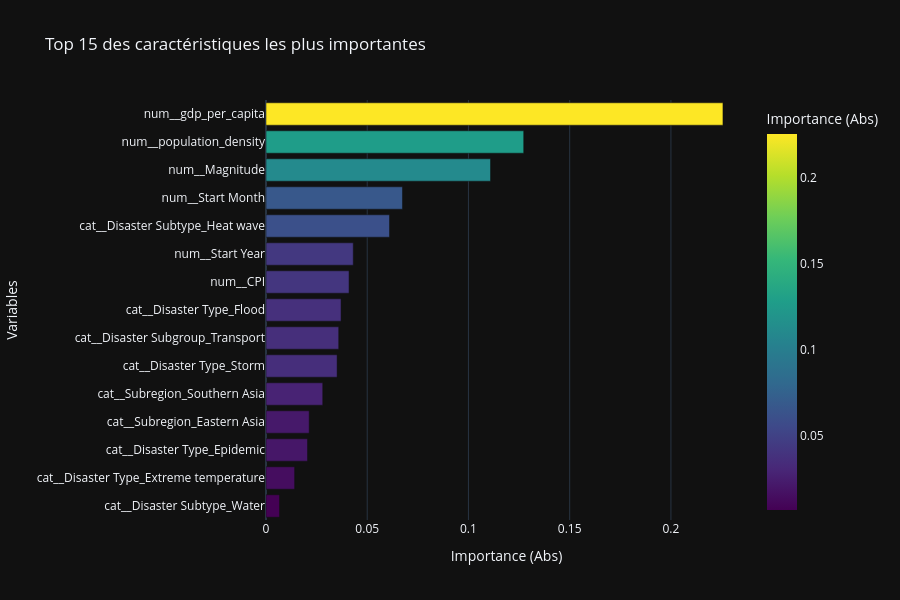

This figure's notebook cell:
### Code cell
import plotly.express as px

# 1. On ne garde que les 15 variables les plus importantes
df_plot = feature_importance.sort_values(by="coefficients", ascending=False).head(15)

# 2. Création du graphique (on passe en horizontal pour plus de lisibilité)
fig = px.bar(
    df_plot, 
    x="coefficients",        # Inversion x et y
    y="feature_names", 
    orientation='h',         # Barre horizontale : plus facile de lire les noms
    title="Top 15 des caractéristiques les plus importantes",
    labels={"feature_names": "Variables", "coefficients": "Importance (Abs)"},
    color="coefficients",
    color_continuous_scale="Viridis"
)

# 3. On ajuste la mise en page
fig.update_layout(
    yaxis={'categoryorder':'total ascending'}, # Trie les barres de la plus grande à la plus petite
    template="plotly_dark",
    height=600  # On réduit un peu la hauteur puisqu'il y a moins de barres
)

fig.show()

### Figure 1 — Plotly figure (JSON) as saved in the notebook; plotly's stock layout.template omitted (floating-point values rounded to 4 significant figures)
{"data": [{"hovertemplate": "Importance (Abs)=%{marker.color}<br>Variables=%{y}<extra></extra>", "legendgroup": "", "marker": {"color": [0.2257, 0.1273, 0.1109, 0.06742, 0.061, 0.04311, 0.04102, 0.03707, 0.03591, 0.03512, 0.02803, 0.02134, 0.0205, 0.01414, 0.006667], "coloraxis": "coloraxis", "pattern": {"shape": ""}}, "name": "", "orientation": "h", "showlegend": false, "textposition": "auto", "type": "bar", "x": [0.2257, 0.1273, 0.1109, 0.06742, 0.061, 0.04311, 0.04102, 0.03707, 0.03591, 0.03512, 0.02803, 0.02134, 0.0205, 0.01414, 0.006667], "xaxis": "x", "y": ["num__gdp_per_capita", "num__population_density", "num__Magnitude", "num__Start Month", "cat__Disaster Subtype_Heat wave", "num__Start Year", "num__CPI", "cat__Disaster Type_Flood", "cat__Disaster Subgroup_Transport", "cat__Disaster Type_Storm", "cat__Subregion_Southern Asia", "cat__Subregion_Eastern Asia", "cat__Disaster Type_Epidemic", "cat__Disaster Type_Extreme temperature", "cat__Disaster Subtype_Water"], "yaxis": "y"}], "layout": {"barmode": "relative", "coloraxis": {"autocolorscale": false, "colorbar": {"title": {"text": "Importance (Abs)"}}, "colorscale": [[0, "#440154"], [0.1111, "#482878"], [0.2222, "#3e4989"], [0.3333, "#31688e"], [0.4444, "#26828e"], [0.5556, "#1f9e89"], [0.6667, "#35b779"], [0.7778, "#6ece58"], [0.8889, "#b5de2b"], [1, "#fde725"]]}, "height": 600, "legend": {"tracegroupgap": 0}, "title": {"text": "Top 15 des caractéristiques les plus importantes"}, "xaxis": {"anchor": "y", "domain": [0, 1], "title": {"text": "Importance (Abs)"}}, "yaxis": {"anchor": "x", "categoryorder": "total ascending", "domain": [0, 1], "title": {"text": "Variables"}}}}
